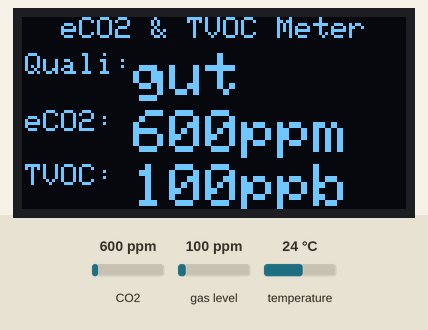
The sketch below on a simulated Arduino Uno, built with avr-gcc and run on an emulated ATmega328P. Parts: 128×64 one-colour display. The test bench sets the inputs (shaded band); at power-on: CO2 600 ppm, gas level 100 ppm, temperature 24 °C. What the sketch prints to the serial monitor is not drawn.

Above: at 11.7 s.
11.8 s: CO2 set to 452 ppm
At 13.1 s:
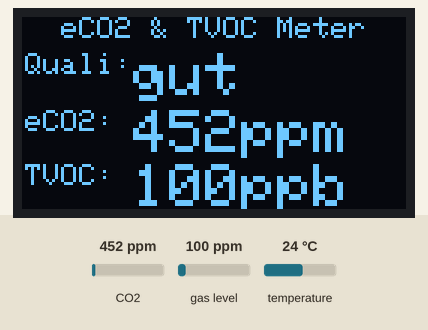
13.6 s: CO2 set to 1050 ppm
At 14.4 s:
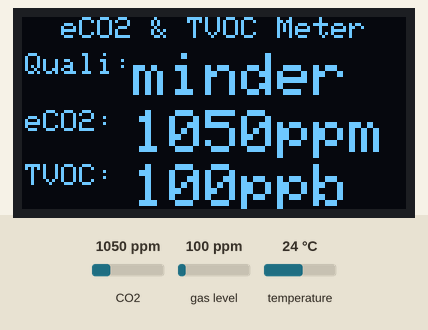
15.2 s: CO2 set to 1700 ppm
At 15.8 s:
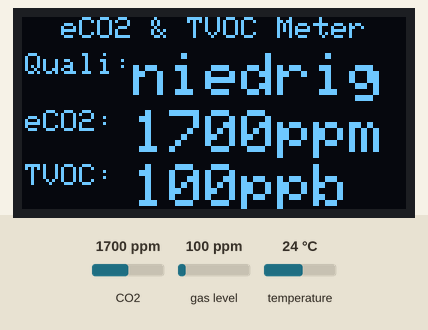
16.8 s: CO2 set to 2948 ppm
At 18.1 s:
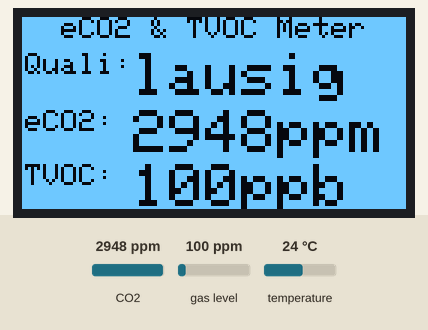
18.4 s: CO2 set to 974 ppm
At 19.7 s:
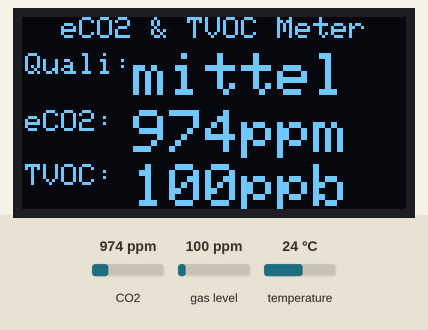
20.0 s: gas level set to 20 ppm
At 21.1 s:
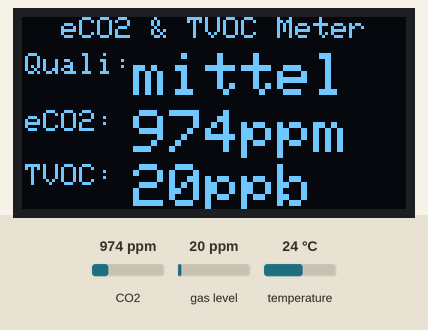
Timing chart, 0 to 22.6 s (numbered marks = the images above; inputs shaded):
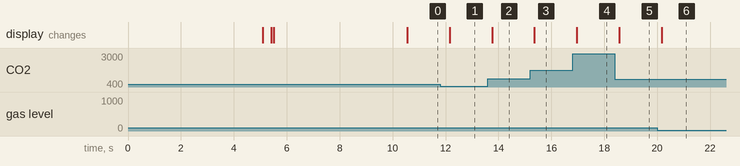

The sketch:

VOC_CO2_OLED_V2.ino
```cpp
#include <Wire.h>
#include <SPI.h>
#include <Adafruit_SSD1306.h>
#include <Adafruit_GFX.h>
#include "Adafruit_CCS811.h"

#define SCREEN_WIDTH 128 // OLED display width, in pixels
#define SCREEN_HEIGHT 64 // OLED display height, in pixels

// Declaration for an SSD1306 display connected to I2C (SDA, SCL pins)
#define OLED_RESET     4 // Reset pin # (or -1 if sharing Arduino reset pin) (not used)
Adafruit_SSD1306 display(SCREEN_WIDTH, SCREEN_HEIGHT, &Wire, OLED_RESET);

Adafruit_CCS811 ccs;


//------------------------------------

void setup() {
  Serial.begin(9600);
  Serial.println("CCS811 + OLED");

  //Setup OLED--------------------------

  // SSD1306_SWITCHCAPVCC = generate display voltage from 3.3V internally
  if(!display.begin(SSD1306_SWITCHCAPVCC, 0x3C)) { // Address 0x3D for 128x64
    Serial.println(F("SSD1306 allocation failed"));
    for(;;); // Don't proceed, loop forever
  }

  // Clear the buffer
  display.clearDisplay();
  display.setTextSize(2);             // Normal 1:1 pixel scale
  display.setTextColor(WHITE);        // Draw white text
  display.setCursor(6,13);
  display.println(F("CO2 & TVOC"));
  display.setCursor(35,40);
  display.println(F("Meter"));
    // Show the display buffer on the screen. You MUST call display() after
  // drawing commands to make them visible on screen!
  display.display();
  delay(5000);
  fillroundrect();
  display.setTextSize(1);             // Normal 1:1 pixel scale
  display.setTextColor(BLACK);        // Draw white text
  display.setCursor(48,28);
  display.print(F("by x-7"));
  display.display();
  delay(5000);


  //Setup CS811-------------------------

  if(!ccs.begin()){
    Serial.println("Failed to start sensor! Please check your wiring.");
    while(1);
  }

  //calibrate temperature sensor
  while(!ccs.available());
  float temp = ccs.calculateTemperature();
  ccs.setTempOffset(temp - 25.0);

}

void loop() {

    if(ccs.available()){
    float temp = ccs.calculateTemperature();
    if(!ccs.readData()){
      Serial.print("CO2: ");
      Serial.print(ccs.geteCO2());
      Serial.print("ppm, TVOC: ");
      Serial.print(ccs.getTVOC());
      Serial.print("ppb,   Temp:");
      Serial.println(temp);
      display.clearDisplay();
      display.setTextSize(1);             // Normal 1:1 pixel scale
      display.setTextColor(WHITE);        // Draw white text
      display.setCursor(13,0);
      display.print(F("eCO2 & TVOC Meter"));
      display.setCursor(1,12);
      display.print(F("Quali:"));
      display.setTextSize(2);
      if(ccs.geteCO2()<800){
        display.print(F("gut"));
      }
      if(ccs.geteCO2()>=800 && ccs.geteCO2()<1000){
        display.print(F("mittel"));
      }
      if(ccs.geteCO2()>=1000 && ccs.geteCO2()<1400){
        display.print(F("minder"));
      }
      if(ccs.geteCO2()>=1400 && ccs.geteCO2()<2400){
        display.print(F("niedrig"));
      }
      if(ccs.geteCO2()>=2400 && ccs.geteCO2()<3500){
        display.print(F("lausig"));
      }
      if(ccs.geteCO2()>=3500 && ccs.geteCO2()<5000){
        display.print(F("grausig"));
      }
      if(ccs.geteCO2()>=5000 && ccs.geteCO2()<10000){
        display.print(F("DINgrenz"));
      }
      if(ccs.geteCO2()>=10000 && ccs.geteCO2()<25000){
        display.print(F("ACHTUNG"));
      }
      if(ccs.geteCO2()>=25000){
        display.print(F("GEFAHR!"));
      }
      display.setTextSize(1);
      display.setCursor(1,31);
      display.print(F("eCO2: "));
      display.setTextSize(2);
      display.print(ccs.geteCO2());
      display.println(F("ppm"));
      display.setTextSize(1);
      display.setCursor(1,49);
      display.print(F("TVOC: "));
      display.setTextSize(2);
      display.print(ccs.getTVOC());
      display.println(F("ppb"));
      if(ccs.geteCO2()>2400){
        display.invertDisplay(true);
      }
      else{
        display.invertDisplay(false);
      }
      display.display();
    }

    else{
      Serial.println("ERROR!");
      display.clearDisplay();
      display.setTextSize(2);
      display.setTextColor(WHITE);
      display.setCursor(10,20);
      display.println(F("ERROR"));
      while(1);
    }
  delay(500);
  }
}

void fillroundrect(void) {
  display.clearDisplay();

  for(int16_t i=0; i<display.height()/2-2; i+=2) {
    // The INVERSE color is used so round-rects alternate white/black
    display.fillRoundRect(i, i, display.width()-2*i, display.height()-2*i,
      display.height()/4, INVERSE);
    display.display();
    delay(1);
  }
}
```

Measured:
- after the input at 11.8 s, the display: changes after 0.35 s (image 1)
- after the input at 13.6 s, the display: changes after 0.16 s (image 2)
- after the input at 15.2 s, the display: changes after 0.16 s (image 3)
- after the input at 16.8 s, the display: changes after 0.17 s (image 4)
- after the input at 18.4 s, the display: changes after 0.17 s (image 5)
- after the input at 20.0 s, the display: changes after 0.17 s (image 6)
